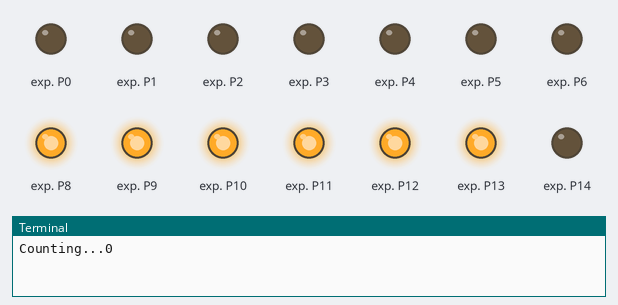
The program below on a simulated Raspberry Pi (BCM pin numbers). On the bench: output pins drawn as LEDs (lit = HIGH), the last lines printed to the terminal. At 30.1 s the program stops and its outputs stay as they are.

Above: at 0.15 s.
At 3.76 s:
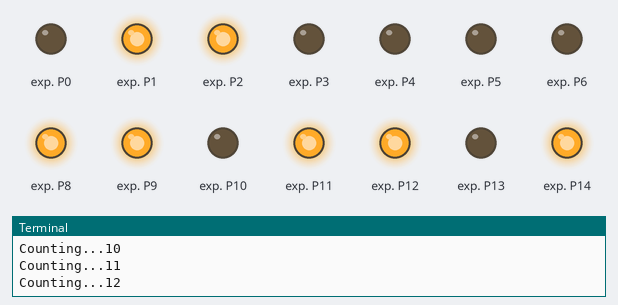
At 7.67 s:
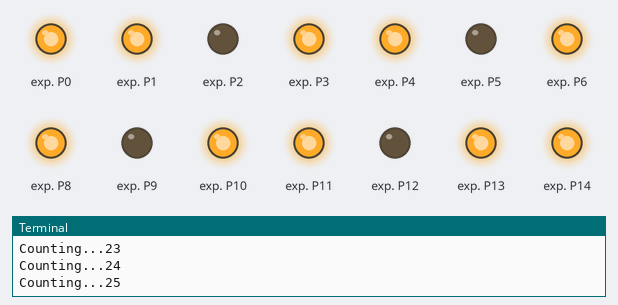
At 15.19 s:
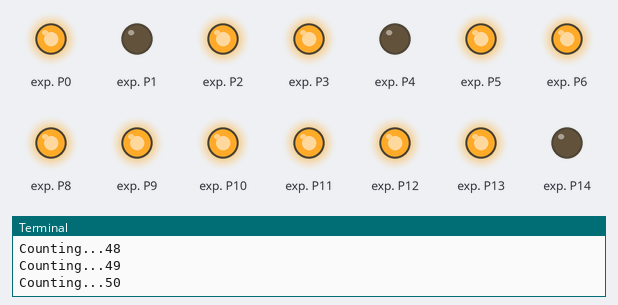
At 22.71 s:
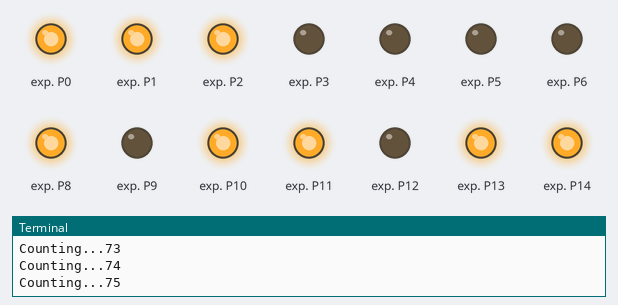
At 30.1 s:
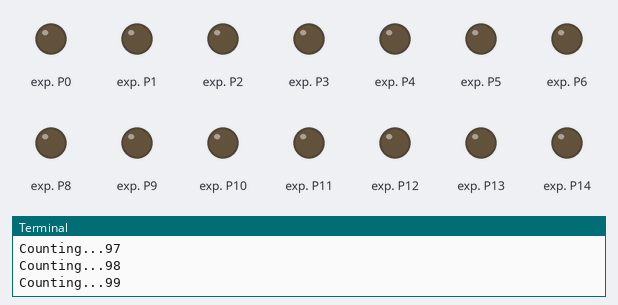
Timing chart, 0 to 31.6 s (numbered marks = the images above):
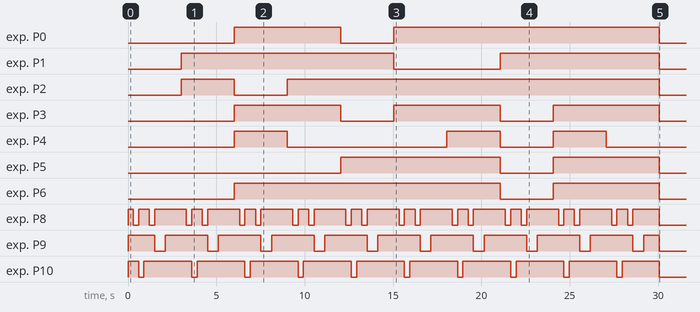

Measured:
- by itself, exp. P0: LOW → HIGH at 6.0 s, → LOW 6.0 s later, → HIGH 3.0 s later, → LOW 15.0 s later
- by itself, exp. P1: LOW → HIGH at 3.0 s, → LOW 12.0 s later, → HIGH 6.0 s later, → LOW 9.0 s later
- by itself, exp. P2: LOW → HIGH at 3.0 s, → LOW 3.0 s later, → HIGH 3.0 s later, → LOW 21.1 s later
- by itself, exp. P3: alternates HIGH for 6.0 s and LOW for 3.0 s
- by itself, exp. P4: goes HIGH 3.0 s, LOW 9.0 s, HIGH 3.0 s, LOW 3.0 s, HIGH 3.0 s, then LOW
- by itself, exp. P5: LOW → HIGH at 12.0 s, → LOW 9.0 s later, → HIGH 3.0 s later, → LOW 6.0 s later
- by itself, exp. P6: LOW → HIGH at 6.0 s, → LOW 15.0 s later, → HIGH 3.0 s later, → LOW 6.0 s later
- by itself, exp. P8: repeats every 3.0 s: LOW 0.30 s, HIGH 0.60 s, LOW 0.30 s, HIGH 1.8 s

The program:

i2c_2LEDdisplay_test.py
```python
#!/usr/bin/env python3
### Author: RaspberryPj
### Date: July 2015
### 2x MCP23008 chips controlling 2x FND500 7-segment displays

import smbus
import time

## Define Variables
bus = smbus.SMBus(1)	# For Raspberry Pi v2 - (1)
addr_10 = 0x20			# MCP23008 at 0x20
addr_01 = 0x21			# MCP23008 at 0x21
iodir_register = 0x00
gpio_register = 0x09
#Dictionary for 7-segment display byte-addressing
dict_disp = {
   "Off":0x00, 0:0x3F, 1:0x06, 2:0x5B, 3:0x4F, 4:0x66,
   5:0x6D, 6:0x7D, 7:0x07, 8:0x7F, 9:0x6F, "On":0xFF
   }

## Enable I/O Direction Register as outputs
bus.write_byte_data(addr_10, iodir_register, 0x00)
bus.write_byte_data(addr_01, iodir_register, 0x00)

## Define method for displaying numbers
def display(num):
   num = int(num)		# Force integer
   if (num > 99):
      print "Error.  Currently only accepting numbers 0 to 99"
   elif (num < 10):
      bus.write_byte_data(addr_10, gpio_register, dict_disp['Off'])
      bus.write_byte_data(addr_01, gpio_register, dict_disp[num])
   else:
      str_num=str(num)		# convert to string
      a = int(str_num[:1])	# slice off first character
      b = int(str_num[-1:]) # slice off last character
      bus.write_byte_data(addr_10, gpio_register, dict_disp[a])
      bus.write_byte_data(addr_01, gpio_register, dict_disp[b])

## Count from 0 to 99
for i in range(0,100):
   print "Counting..." + str(i)
   display(i)
   time.sleep(0.3)

## Turn both 7-segment displays off
bus.write_byte_data(addr_10, gpio_register, dict_disp['Off'])
bus.write_byte_data(addr_01, gpio_register, dict_disp['Off'])

# End
```
